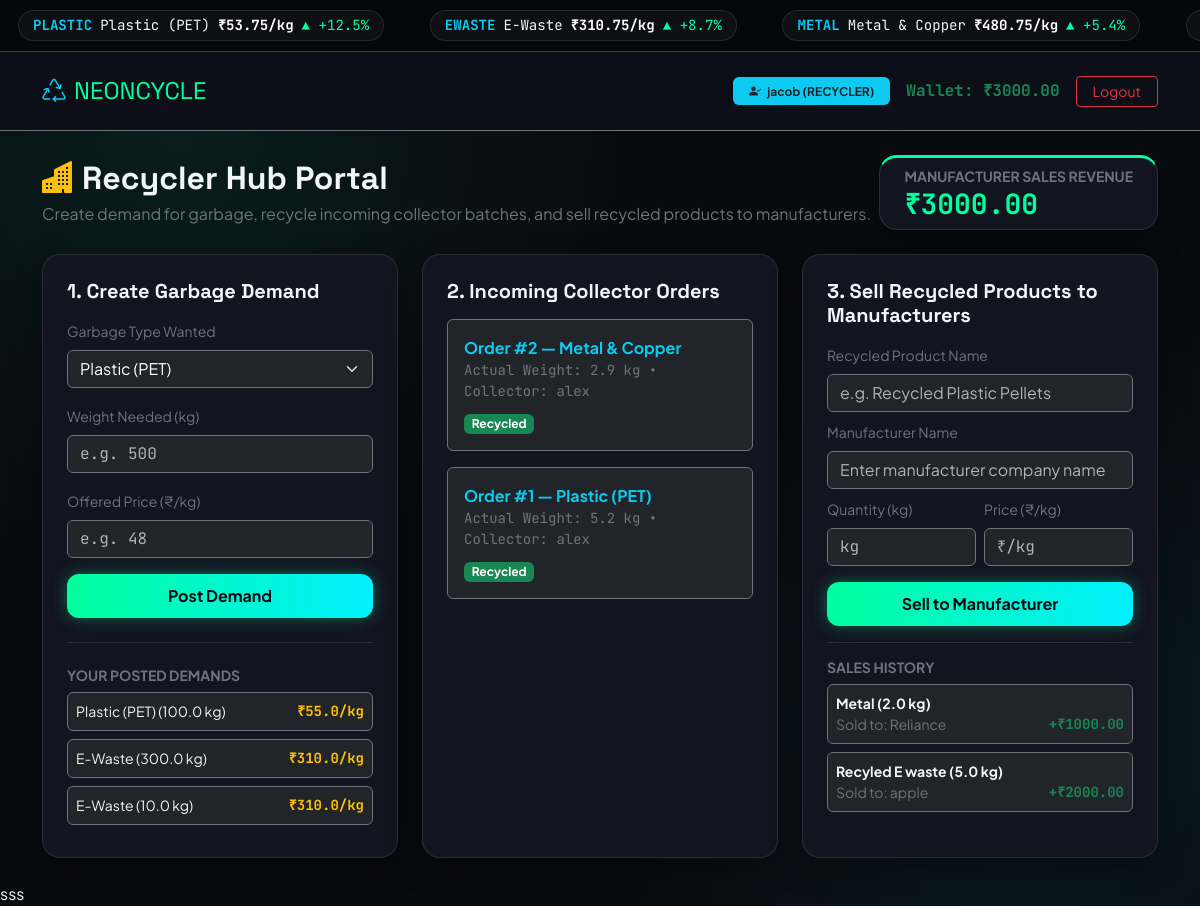
Screenshot of /recycler/ (signed in) with the database file from the repository.
### core/models.py (models this page shows, shortened)
class GarbagePrice(models.Model):
    name = models.CharField(max_length=100, unique=True)
    code = models.CharField(max_length=15, unique=True)
    price_per_kg = models.FloatField(default=40.0)
    change_pct = models.FloatField(default=2.5)

class UserProfile(models.Model):
    ROLE_CHOICES = [
        ('HOUSEHOLD', 'Household'),
        ('COLLECTOR', 'Collector'),
        ('RECYCLER', 'Recycler'),
        ('ADMIN', 'Admin'),
    ]
    user = models.OneToOneField(User, on_delete=models.CASCADE, related_name='profile')
    role = models.CharField(max_length=20, choices=ROLE_CHOICES, default='HOUSEHOLD')
    wallet_balance = models.FloatField(default=0.0)
    co2_saved_kg = models.FloatField(default=0.0)
    is_online = models.BooleanField(default=True)

class RecyclerDemand(models.Model):
    recycler = models.ForeignKey(User, on_delete=models.CASCADE)
    garbage_type = models.ForeignKey(GarbagePrice, on_delete=models.CASCADE)
    needed_kg = models.FloatField()
    offered_bonus_per_kg = models.FloatField()
    created_at = models.DateTimeField(auto_now_add=True)

class CollectionOrder(models.Model):
    STATUS_CHOICES = [
        ('PENDING', '1. Waiting for Nearby Collector'),
        ('ACCEPTED', '2. Collector Assigned & En Route'),
        ('WEIGHED', '3. Weighed & Paid (In Transit to Recycler)'),
        ('RECYCLED', '4. Delivered & Recycled'),
    ]
    household = models.ForeignKey(User, on_delete=models.CASCADE, related_name='hh_orders')
    collector = models.ForeignKey(User, on_delete=models.SET_NULL, null=True, blank=True, related_name='col_orders')
    garbage_type = models.ForeignKey(GarbagePrice, on_delete=models.CASCADE)
    address = models.CharField(max_length=255)
    estimated_weight_kg = models.FloatField()
    actual_weight_kg = models.FloatField(null=True, blank=True)
    household_payout = models.FloatField(default=0.0)
    collector_earning = models.FloatField(default=0.0)
    status = models.CharField(max_length=20, choices=STATUS_CHOICES, default='PENDING')
    created_at = models.DateTimeField(auto_now_add=True)

class RecycledProduct(models.Model):
    recycler = models.ForeignKey(User, on_delete=models.CASCADE)
    product_name = models.CharField(max_length=150)
    quantity_kg = models.FloatField()
    price_per_kg = models.FloatField()
    manufacturer_buyer = models.CharField(max_length=150)
    is_sold = models.BooleanField(default=True)
    created_at = models.DateTimeField(auto_now_add=True)
    @property
    def total_price(self):
        return round(self.quantity_kg * self.price_per_kg, 2)

### core/views.py (the view, shortened to what this page needs)
# urls.py: path('recycler/', views.recycler_dashboard, name='recycler_dashboard'),
@login_required
def recycler_dashboard(request):
    ensure_initial_prices()
    profile, _ = UserProfile.objects.get_or_create(user=request.user)
    incoming_orders = CollectionOrder.objects.filter(status__in=['WEIGHED', 'RECYCLED']).order_by('-created_at')
    demands = RecyclerDemand.objects.all().order_by('-created_at')
    products = RecycledProduct.objects.filter(recycler=request.user).order_by('-created_at')
    return render(request, 'core/recycler.html', {
        'profile': profile,
        'prices': GarbagePrice.objects.all(),
        'incoming_orders': incoming_orders,
        'demands': demands,
        'products': products,
    })

### core/views.py (called while the page is built)
def ensure_initial_prices():
    if GarbagePrice.objects.count() == 0:
        defaults = [
            ('Plastic (PET)', 'PLASTIC', 42.0, 3.8),
            ('E-Waste', 'EWASTE', 310.0, 8.4),
            ('Metal & Copper', 'METAL', 480.0, 5.1),
            ('Paper & Cardboard', 'PAPER', 18.0, -1.2),
            ('Glass Bottles', 'GLASS', 14.0, 1.5),
        ]
        for name, code, price, chg in defaults:
            GarbagePrice.objects.create(name=name, code=code, price_per_kg=price, change_pct=chg)

### core/templates/core/recycler.html (shortened to what this page needs)
{% extends 'core/base.html' %}
{% block content %}
<div class="d-flex justify-content-between align-items-center mb-4">
  <div>
    <h2 class="fw-bold mb-1"><i class="bi bi-buildings-fill text-warning me-2"></i>Recycler Hub Portal</h2>
    <p class="text-secondary mb-0">Create demand for garbage, recycle incoming collector batches, and sell recycled products to manufacturers.</p>
  </div>
  <div class="neon-card neon-card-green py-2 px-4">
    <div class="small text-secondary fw-bold">MANUFACTURER SALES REVENUE</div>
    <h3 class="mono fw-bold mb-0" style="color: var(--neon-green);">₹{{ profile.wallet_balance|floatformat:2 }}</h3>
  </div>
</div>
<div class="row g-4">
  <div class="col-lg-4">
    <div class="neon-card h-100">
      <h5 class="fw-bold mb-3">1. Create Garbage Demand</h5>
      <form method="POST" action="/recycler/">
        <div class="mb-3">
          <label class="form-label small text-secondary">Garbage Type Wanted</label>
          <select name="garbage_id" class="form-select bg-dark text-white border-secondary">
            {% for p in prices %}
              <option value="{{ p.id }}">{{ p.name }}</option>
            {% endfor %}
          </select>
        </div>
        <div class="mb-3">
          <label class="form-label small text-secondary">Weight Needed (kg)</label>
          <input type="number" step="0.1" name="needed_kg" placeholder="e.g. 500" class="form-control bg-dark text-white border-secondary mono" required>
        </div>
        <div class="mb-3">
          <label class="form-label small text-secondary">Offered Price (₹/kg)</label>
          <input type="number" step="0.5" name="bonus_price" placeholder="e.g. 48" class="form-control bg-dark text-white border-secondary mono" required>
        </div>
        <button type="submit" class="btn btn-neon w-100">Post Demand</button>
      </form>
      <hr class="border-secondary my-4">
      <h6 class="small text-secondary fw-bold">YOUR POSTED DEMANDS</h6>
      {% for d in demands %}
        <div class="p-2 rounded bg-dark border border-secondary mb-2 small d-flex justify-content-between">
          <span>{{ d.garbage_type.name }} ({{ d.needed_kg }} kg)</span>
          <strong class="text-warning mono">₹{{ d.offered_bonus_per_kg }}/kg</strong>
        </div>
      {% empty %}
        <div class="small text-secondary">No demands created yet.</div>
      {% endfor %}
    </div>
  </div>
  <div class="col-lg-4">
    <div class="neon-card h-100">
      <h5 class="fw-bold mb-3">2. Incoming Collector Orders</h5>
      {% for o in incoming_orders %}
        <div class="p-3 rounded bg-dark border border-secondary mb-3">
          <div class="fw-bold text-info">Order #{{ o.id }} — {{ o.garbage_type.name }}</div>
          <div class="small text-secondary mono">Actual Weight: {{ o.actual_weight_kg }} kg • Collector: {{ o.collector.username }}</div>
          <div class="mt-2">
            {% if o.status == 'WEIGHED' %}
              <form method="POST" action="/recycler/">
                {% csrf_token %}
                <input type="hidden" name="action" value="receive_order">
                <input type="hidden" name="order_id" value="{{ o.id }}">
                <button type="submit" class="btn btn-sm btn-neon w-100">Recycle This Batch</button>
              </form>
            {% else %}
              <span class="badge bg-success">Recycled</span>
            {% endif %}
          </div>
        </div>
      {% empty %}
        <div class="text-secondary small text-center py-4">No weighed batches from collectors yet.</div>
      {% endfor %}
    </div>
  </div>
  <div class="col-lg-4">
    <div class="neon-card h-100">
      <h5 class="fw-bold mb-3">3. Sell Recycled Products to Manufacturers</h5>
      <form method="POST" action="/recycler/">
        <div class="mb-2">
          <label class="form-label small text-secondary">Recycled Product Name</label>
          <input type="text" name="product_name" placeholder="e.g. Recycled Plastic Pellets" class="form-control bg-dark text-white border-secondary" required>
        </div>
        <div class="mb-2">
          <label class="form-label small text-secondary">Manufacturer Name</label>
          <input type="text" name="manufacturer_buyer" placeholder="Enter manufacturer company name" class="form-control bg-dark text-white border-secondary" required>
        </div>
        <div class="row g-2 mb-3">
          <div class="col-6">
            <label class="form-label small text-secondary">Quantity (kg)</label>
            <input type="number" step="0.1" name="quantity_kg" placeholder="kg" class="form-control bg-dark text-white border-secondary mono" required>
          </div>
          <div class="col-6">
            <label class="form-label small text-secondary">Price (₹/kg)</label>
            <input type="number" step="0.5" name="price_per_kg" placeholder="₹/kg" class="form-control bg-dark text-white border-secondary mono" required>
          </div>
        </div>
        <button type="submit" class="btn btn-neon w-100">Sell to Manufacturer</button>
      </form>
      <hr class="border-secondary my-3">
      <h6 class="small text-secondary fw-bold">SALES HISTORY</h6>
      {% for prod in products %}
        <div class="p-2 rounded bg-dark border border-secondary mb-2 small">
          <div class="fw-bold">{{ prod.product_name }} ({{ prod.quantity_kg }} kg)</div>
          <div class="d-flex justify-content-between text-secondary">
            <span>Sold to: {{ prod.manufacturer_buyer }}</span>
            <strong class="text-success mono">+₹{{ prod.total_price|floatformat:2 }}</strong>
          </div>
        </div>
      {% empty %}
        <div class="small text-secondary">No recycled products sold yet.</div>
      {% endfor %}
    </div>
  </div>
</div>
{% endblock %}

### core/templates/core/base.html (shortened to what this page needs)
<!DOCTYPE html>
<html lang="en" data-bs-theme="dark">
<head>
  <link href="https://cdn.jsdelivr.net/npm/bootstrap@5.3.3/dist/css/bootstrap.min.css" rel="stylesheet">
  <link href="https://cdn.jsdelivr.net/npm/bootstrap-icons@1.11.3/font/bootstrap-icons.min.css" rel="stylesheet">
</head>
<body>
  <div class="ticker-bar">
    <div class="ticker-track mono" id="liveTickerTrack">
      {% for p in prices %}
        <span class="ticker-pill">
          <strong class="text-info">{{ p.code }}</strong>
          <span>{{ p.name }}</span>
          <strong class="text-white">₹{{ p.price_per_kg|floatformat:2 }}/kg</strong>
          {% if p.change_pct >= 0 %}
            <span class="up">▲ +{{ p.change_pct }}%</span>
          {% else %}
            <span class="down">▼ {{ p.change_pct }}%</span>
          {% endif %}
        </span>
      {% endfor %}
    </div>
  </div>
  <nav class="navbar navbar-dark border-bottom border-secondary py-3" style="background: #0d0f18;">
    <div class="container">
      <a class="navbar-brand brand-title fs-4 d-flex align-items-center gap-2" href="/">
        <i class="bi bi-recycle text-info"></i>
        <span style="color: var(--neon-green);">NEONCYCLE</span>
      </a>
      {% if user.is_authenticated %}
      <div class="d-flex align-items-center gap-3">
        <span class="badge bg-info text-dark px-3 py-2 fw-bold">
          <i class="bi bi-person-check-fill me-1"></i> {{ user.username }} ({{ profile.role }})
        </span>
        <span class="mono fw-bold text-success">Wallet: ₹{{ profile.wallet_balance|floatformat:2 }}</span>
        <a href="/logout/" class="btn btn-outline-danger btn-sm px-3">Logout</a>
      </div>
      {% endif %}
    </div>
  </nav>
  <div class="container py-4">
    {% block content %}{% endblock %}
  </div>
</body>
</html>sss

### core/templates/core/base.html (style rules this page uses)
:root { --bg-dark: #090a10; --card-bg: #121420; --neon-green: #00ff9d; --neon-cyan: #00f0ff; --neon-pink: #ff007f; }
body { background-color: var(--bg-dark); background-image: radial-gradient(circle at 15% 15%, rgba(0, 255, 157, 0.08), transparent 35%), radial-gradient(circle at 85% 80%, rgba(0, 240, 255, 0.08), transparent 35%); color: #f1f5f9; font-family: 'Plus Jakarta Sans', sans-serif; min-height: 100vh; }
h1, h2, h3, h4, h5, .brand-title { font-family: 'Space Grotesk', sans-serif; }
.mono { font-family: 'JetBrains Mono', monospace; }
.ticker-bar { background: #05060a; border-bottom: 1px solid rgba(0, 255, 157, 0.35); overflow: hidden; white-space: nowrap; padding: 10px 0; position: sticky; top: 0; z-index: 1050; }
.ticker-track { display: inline-block; white-space: nowrap; animation: scrollTicker 22s linear infinite; }
.ticker-pill { display: inline-flex; align-items: center; gap: 8px; margin: 0 18px; padding: 4px 14px; border-radius: 99px; background: rgba(255, 255, 255, 0.04); border: 1px solid rgba(255, 255, 255, 0.1); font-size: 0.88rem; }
.up { color: var(--neon-green); }
.neon-card { background: var(--card-bg); border: 1px solid rgba(255, 255, 255, 0.1); border-radius: 18px; padding: 24px; box-shadow: 0 10px 30px rgba(0, 0, 0, 0.4); }
.neon-card-green { border-top: 3px solid var(--neon-green); }
.btn-neon { background: linear-gradient(90deg, var(--neon-green), var(--neon-cyan)); color: #050811; font-weight: 700; border: none; border-radius: 12px; padding: 10px 20px; box-shadow: 0 0 16px rgba(0, 255, 157, 0.35); }

### rows the page displays
GarbagePrice: code "PLASTIC", name "Plastic (PET)", price_per_kg "53.75", change_pct "12.5"
GarbagePrice: code "EWASTE", name "E-Waste", price_per_kg "310.75", change_pct "8.7"
GarbagePrice: code "METAL", name "Metal & Copper", price_per_kg "480.75", change_pct "5.4"
UserProfile: role "RECYCLER", wallet_balance "3000.00"
RecyclerDemand: garbage_type.name "Plastic (PET)", needed_kg "100.0", offered_bonus_per_kg "55.0"
RecyclerDemand: garbage_type.name "E-Waste", needed_kg "300.0", offered_bonus_per_kg "310.0"
RecyclerDemand: garbage_type.name "E-Waste", needed_kg "10.0", offered_bonus_per_kg "310.0"
CollectionOrder: id "2", garbage_type.name "Metal & Copper", actual_weight_kg "2.9", collector.username "alex", status "Recycled"
CollectionOrder: id "1", garbage_type.name "Plastic (PET)", actual_weight_kg "5.2", collector.username "alex", status "Recycled"
RecycledProduct: product_name "Metal", quantity_kg "2.0", manufacturer_buyer "Reliance", total_price "1000.00"
RecycledProduct: product_name "Recyled E waste", quantity_kg "5.0", manufacturer_buyer "apple", total_price "2000.00"

### other values shown
{{ user.username }} "jacob"
form field garbage_id "Plastic (PET)"
